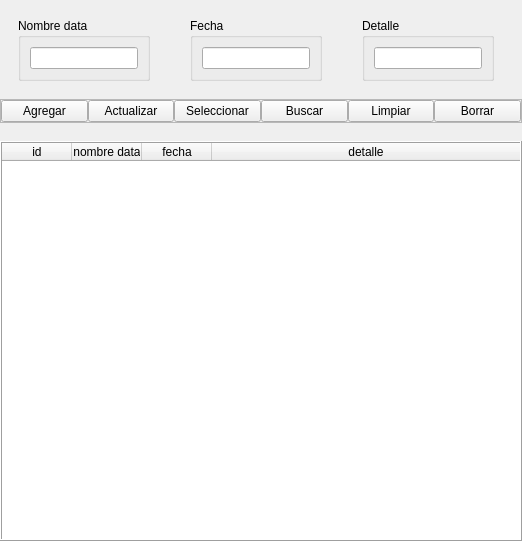
              <widget class="QWidget" name="rde_tab">
               <attribute name="title">
                <string>Data Experimental</string>
               </attribute>
               <layout class="QVBoxLayout" name="verticalLayout_6">
                <property name="spacing">
                 <number>0</number>
                </property>
                <property name="leftMargin">
                 <number>0</number>
                </property>
                <property name="topMargin">
                 <number>0</number>
                </property>
                <property name="rightMargin">
                 <number>0</number>
                </property>
                <property name="bottomMargin">
                 <number>0</number>
                </property>
                <item>
                 <layout class="QVBoxLayout" name="verticalLayout_7">
                  <property name="spacing">
                   <number>0</number>
                  </property>
                  <item>
                   <spacer name="verticalSpacer_6">
                    <property name="orientation">
                     <enum>Qt::Vertical</enum>
                    </property>
                    <property name="sizeHint" stdset="0">
                     <size>
                      <width>20</width>
                      <height>18</height>
                     </size>
                    </property>
                   </spacer>
                  </item>
                  <item>
                   <layout class="QHBoxLayout" name="horizontalLayout_11">
                    <property name="spacing">
                     <number>0</number>
                    </property>
                    <item>
                     <spacer name="horizontalSpacer_11">
                      <property name="orientation">
                       <enum>Qt::Horizontal</enum>
                      </property>
                      <property name="sizeHint" stdset="0">
                       <size>
                        <width>18</width>
                        <height>20</height>
                       </size>
                      </property>
                     </spacer>
                    </item>
                    <item>
                     <layout class="QHBoxLayout" name="horizontalLayout_3">
                      <property name="spacing">
                       <number>0</number>
                      </property>
                      <item>
                       <layout class="QHBoxLayout" name="horizontalLayout_12">
                        <property name="spacing">
                         <number>0</number>
                        </property>
                       </layout>
                      </item>
                      <item>
                       <layout class="QHBoxLayout" name="horizontalLayout_13">
                        <item>
                         <widget class="QGroupBox" name="groupBox_33">
                          <property name="title">
                           <string>Nombre data</string>
                          </property>
                          <layout class="QVBoxLayout" name="verticalLayout">
                           <item>
                            <widget class="QLineEdit" name="nombre_data_rde_edit">
                             <property name="text">
                              <string/>
                             </property>
                            </widget>
                           </item>
                          </layout>
                         </widget>
                        </item>
                        <item>
                         <spacer name="horizontalSpacer_12">
                          <property name="orientation">
                           <enum>Qt::Horizontal</enum>
                          </property>
                          <property name="sizeHint" stdset="0">
                           <size>
                            <width>40</width>
                            <height>20</height>
                           </size>
                          </property>
                         </spacer>
                        </item>
                        <item>
                         <widget class="QGroupBox" name="groupBox_35">
                          <property name="title">
                           <string>Fecha</string>
                          </property>
                          <layout class="QVBoxLayout" name="verticalLayout_60">
                           <item>
                            <widget class="QLineEdit" name="fecha_rde_edit"/>
                           </item>
                          </layout>
                         </widget>
                        </item>
                        <item>
                         <spacer name="horizontalSpacer_13">
                          <property name="orientation">
                           <enum>Qt::Horizontal</enum>
                          </property>
                          <property name="sizeHint" stdset="0">
                           <size>
                            <width>40</width>
                            <height>20</height>
                           </size>
                          </property>
                         </spacer>
                        </item>
                        <item>
                         <widget class="QGroupBox" name="groupBox_34">
                          <property name="title">
                           <string>Detalle</string>
                          </property>
                          <layout class="QVBoxLayout" name="verticalLayout_59">
                           <item>
                            <widget class="QLineEdit" name="detalle_rde_edit"/>
                           </item>
                          </layout>
                         </widget>
                        </item>
                       </layout>
                      </item>
                      <item>
                       <layout class="QHBoxLayout" name="horizontalLayout_14"/>
                      </item>
                     </layout>
                    </item>
                    <item>
                     <spacer name="horizontalSpacer_17">
                      <property name="orientation">
                       <enum>Qt::Horizontal</enum>
                      </property>
                      <property name="sizeHint" stdset="0">
                       <size>
                        <width>28</width>
                        <height>20</height>
                       </size>
                      </property>
                     </spacer>
                    </item>
                   </layout>
                  </item>
                  <item>
                   <spacer name="verticalSpacer_7">
                    <property name="orientation">
                     <enum>Qt::Vertical</enum>
                    </property>
                    <property name="sizeHint" stdset="0">
                     <size>
                      <width>20</width>
                      <height>18</height>
                     </size>
                    </property>
                   </spacer>
                  </item>
                  <item>
                   <widget class="QFrame" name="funciones_frame_rde">
                    <property name="frameShape">
                     <enum>QFrame::StyledPanel</enum>
                    </property>
                    <property name="frameShadow">
                     <enum>QFrame::Raised</enum>
                    </property>
                    <layout class="QHBoxLayout" name="horizontalLayout_15">
                     <property name="spacing">
                      <number>0</number>
                     </property>
                     <property name="leftMargin">
                      <number>0</number>
                     </property>
                     <property name="topMargin">
                      <number>0</number>
                     </property>
                     <property name="rightMargin">
                      <number>0</number>
                     </property>
                     <property name="bottomMargin">
                      <number>0</number>
                     </property>
                     <item>
                      <widget class="QPushButton" name="agregar_rde_btn">
                       <property name="text">
                        <string>Agregar</string>
                       </property>
                      </widget>
                     </item>
                     <item>
                      <widget class="QPushButton" name="actualizar_rde_btn">
                       <property name="text">
                        <string>Actualizar</string>
                       </property>
                      </widget>
                     </item>
                     <item>
                      <widget class="QPushButton" name="seleccionar_rde_btn">
                       <property name="text">
                        <string>Seleccionar</string>
                       </property>
                      </widget>
                     </item>
                     <item>
                      <widget class="QPushButton" name="buscar_rde_btn">
                       <property name="text">
                        <string>Buscar</string>
                       </property>
                      </widget>
                     </item>
                     <item>
                      <widget class="QPushButton" name="limpiar_rde_btn">
                       <property name="text">
                        <string>Limpiar</string>
                       </property>
                      </widget>
                     </item>
                     <item>
                      <widget class="QPushButton" name="borrar_rde_btn">
                       <property name="text">
                        <string>Borrar</string>
                       </property>
                      </widget>
                     </item>
                    </layout>
                   </widget>
                  </item>
                  <item>
                   <spacer name="verticalSpacer_8">
                    <property name="orientation">
                     <enum>Qt::Vertical</enum>
                    </property>
                    <property name="sizeHint" stdset="0">
                     <size>
                      <width>20</width>
                      <height>18</height>
                     </size>
                    </property>
                   </spacer>
                  </item>
                  <item>
                   <layout class="QVBoxLayout" name="verticalLayout_8">
                    <property name="spacing">
                     <number>0</number>
                    </property>
                    <item>
                     <widget class="QTableWidget" name="registro_data_experimental_tabla">
                      <property name="minimumSize">
                       <size>
                        <width>0</width>
                        <height>400</height>
                       </size>
                      </property>
                      <property name="focusPolicy">
                       <enum>Qt::NoFocus</enum>
                      </property>
                      <property name="frameShape">
                       <enum>QFrame::Box</enum>
                      </property>
                      <property name="frameShadow">
                       <enum>QFrame::Raised</enum>
                      </property>
                      <property name="showGrid">
                       <bool>false</bool>
                      </property>
                      <attribute name="horizontalHeaderMinimumSectionSize">
                       <number>50</number>
                      </attribute>
                      <attribute name="horizontalHeaderDefaultSectionSize">
                       <number>70</number>
                      </attribute>
                      <attribute name="horizontalHeaderStretchLastSection">
                       <bool>true</bool>
                      </attribute>
                      <attribute name="verticalHeaderVisible">
                       <bool>false</bool>
                      </attribute>
                      <column>
                       <property name="text">
                        <string>id</string>
                       </property>
                      </column>
                      <column>
                       <property name="text">
                        <string>nombre data</string>
                       </property>
                      </column>
                      <column>
                       <property name="text">
                        <string>fecha</string>
                       </property>
                      </column>
                      <column>
                       <property name="text">
                        <string>detalle</string>
                       </property>
                      </column>
                     </widget>
                    </item>
                   </layout>
                  </item>
                 </layout>
                </item>
               </layout>
              </widget>
